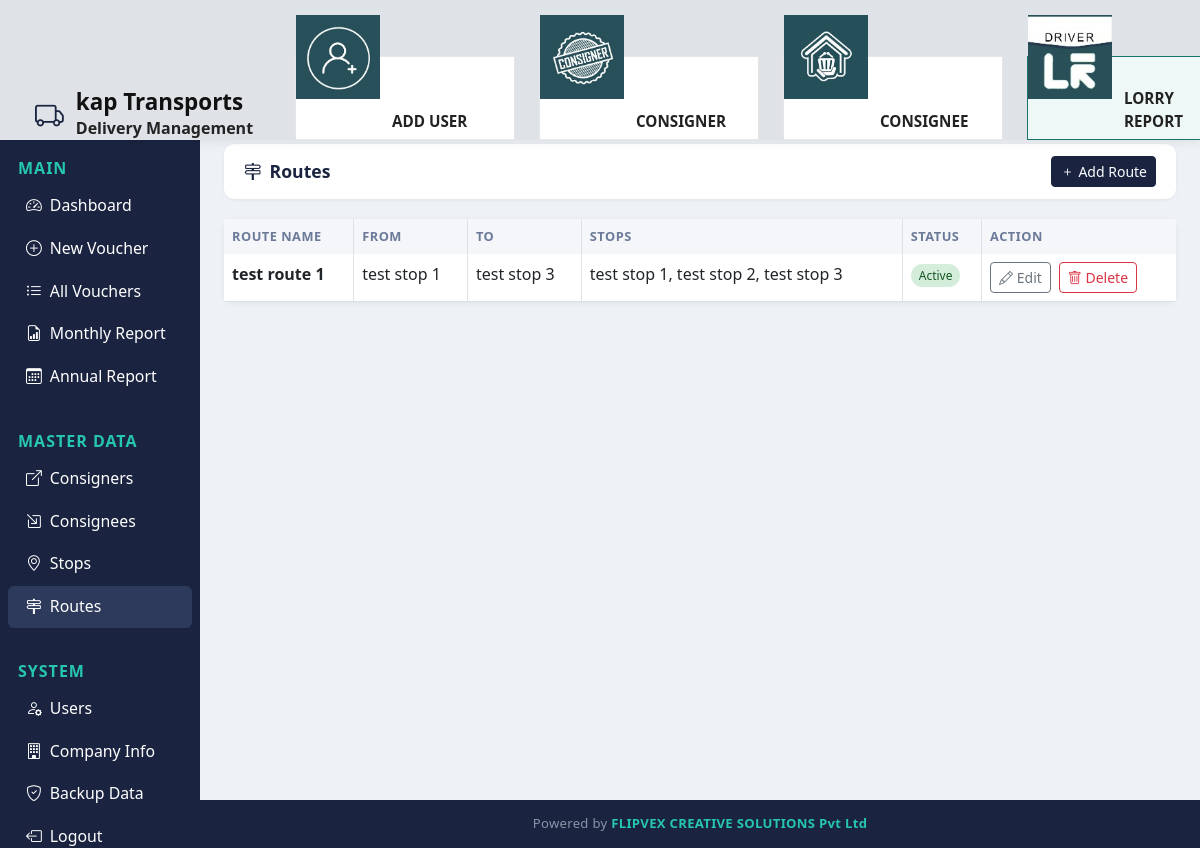
Page /routes/ (signed in) on the committed database.
### transport/models.py (models this page shows, shortened)
class CompanyProfile(models.Model):
    name = models.CharField(max_length=200, default='TRANSPORTS COMPANY_name here')
    address_line_1 = models.CharField(max_length=200, default='Address_line1_here')
    address_line_2 = models.CharField(max_length=200, default='Address_line 2_here')
    gst_no = models.CharField(max_length=30, default='gst_number_here')
    mobile_1 = models.CharField(max_length=20, default='mobile_no_1 here')
    mobile_2 = models.CharField(max_length=20, blank=True, default='mobile_number_2 here')
    class Meta:
        verbose_name = 'Company Profile'
        verbose_name_plural = 'Company Profile'
    @classmethod
    def load(cls):
        obj, _ = cls.objects.get_or_create(pk=1)
        return obj

class Route(models.Model):
    name = models.CharField(max_length=200)
    from_stop = models.ForeignKey(Stop, on_delete=models.PROTECT, related_name='routes_from', null=True, blank=True)
    to_stop = models.ForeignKey(Stop, on_delete=models.PROTECT, related_name='routes_to', null=True, blank=True)
    stops = models.ManyToManyField(Stop, related_name='routes', blank=True)
    active = models.BooleanField(default=True)
    created_at = models.DateTimeField(auto_now_add=True)
    class Meta:
        ordering = ['name']
    @property
    def locations_display(self):
        stops = list(self.stops.all())
        if stops:
            return ", ".join(stop.name for stop in stops)
        endpoints = [stop.name for stop in [self.from_stop, self.to_stop] if stop]
        return ", ".join(endpoints)

class Stop(models.Model):
    name = models.CharField(max_length=200, unique=True)
    active = models.BooleanField(default=True)
    created_at = models.DateTimeField(auto_now_add=True)
    class Meta:
        ordering = ['name']
    def __str__(self):
        return self.name

### transport/views.py (the view)
# urls.py: path('routes/', views.route_list, name='route_list'),
@login_required
def route_list(request):
    routes_all = Route.objects.select_related('from_stop', 'to_stop').prefetch_related('stops')
    paginator = Paginator(routes_all, 10)
    page_number = request.GET.get('page')
    routes = paginator.get_page(page_number)
    return render(request, 'transport/route_list.html', {'routes': routes, 'company': CompanyProfile.load()})

### templates/transport/route_list.html (shortened to what this page needs)
{% extends 'transport/base.html' %}
{% block content %}
<div class="topbar no-print">
  <h5 class="page-title"><i class="bi bi-signpost-2 me-2"></i>Routes</h5>
  <a href="{% url 'route_add' %}" class="btn btn-primary btn-sm"><i class="bi bi-plus me-1"></i>Add Route</a>
</div>
<div class="card">
  <div class="card-body p-0">
    <table class="table table-hover mb-0">
      <thead><tr><th>Route Name</th><th>From</th><th>To</th><th>Stops</th><th>Status</th><th>Action</th></tr></thead>
      <tbody>
      {% for r in routes %}
      <tr>
        <td><strong>{{ r.name }}</strong></td>
        <td>{{ r.from_stop|default:"-" }}</td>
        <td>{{ r.to_stop|default:"-" }}</td>
        <td>{{ r.locations_display|default:"-" }}</td>
        <td>{% if r.active %}<span class="badge-active">Active</span>{% else %}<span class="badge-inactive">Inactive</span>{% endif %}</td>
        <td>
          <div class="d-flex gap-2">
            <a href="{% url 'route_edit' r.pk %}" class="btn btn-sm btn-outline-secondary"><i class="bi bi-pencil"></i> Edit</a>
            {% if request.user.is_staff %}
            <form method="post" action="{% url 'route_delete' r.pk %}" onsubmit="return confirm('Delete route {{ r.name }}?');">
              <button type="submit" class="btn btn-sm btn-outline-danger"><i class="bi bi-trash"></i> Delete</button>
            </form>
            {% endif %}
          </div>
        </td>
      </tr>
      {% empty %}<tr><td colspan="6" class="text-center text-muted py-4">No routes yet.</td></tr>
      {% endfor %}
      </tbody>
    </table>
  </div>
</div>
{% endblock %}

### templates/transport/base.html (shortened to what this page needs)
{% load static %}
<!DOCTYPE html>
<html lang="en">
<head>
<link href="https://cdn.jsdelivr.net/npm/bootstrap@5.3.0/dist/css/bootstrap.min.css" rel="stylesheet">
<link href="https://cdn.jsdelivr.net/npm/bootstrap-icons@1.11.0/font/bootstrap-icons.css" rel="stylesheet">
</head>
<body>
{% if user.is_authenticated %}
<div class="top-header">
  <div class="brand-section">
    <i class="bi bi-truck brand-icon"></i>
    <div>
      <h5>{{company.name}}</h5>
      <small>Delivery Management</small>
    </div>
  </div>
  <div class="icon-cards">
    {% if user.is_staff %}
    <a href="{% url 'user_add' %}" class="icon-card {% if 'user' in request.resolver_match.url_name %}icon-active{% endif %}">
      <img src="{% static 'images/add_user.jpeg' %}" alt="Consigner">
      <span class="icon-label">Add User</span>
    </a>
    {% endif %}
    <a href="{% url 'consigner_list' %}" class="icon-card {% if 'consigner' in request.resolver_match.url_name %}icon-active{% endif %}">
      <img src="{% static 'images/consigners.jpeg' %}" alt="Consigner">
      <span class="icon-label">Consigner</span>
    </a>
    <a href="{% url 'consignee_list' %}" class="icon-card {% if 'consignee' in request.resolver_match.url_name %}icon-active{% endif %}">
      <img src="{% static 'images/dashboard.jpeg' %}" alt="Consignee">
      <span class="icon-label">Consignee</span>
    </a>
    <a href="{% url 'monthly_report' %}" class="icon-card {% if 'route' in request.resolver_match.url_name %}icon-active{% endif %}">
      <img src="{% static 'images/routes.jpeg' %}" alt="Routes">
      <span class="icon-label">Lorry Report</span>
    </a>
  </div>
</div>
<div class="sidebar">
  <div class="section-label">Main</div>
  <a href="{% url 'dashboard' %}" class="nav-link {% if request.resolver_match.url_name == 'dashboard' %}active{% endif %}"><i class="bi bi-speedometer2 me-2"></i>Dashboard</a>
  <a href="{% url 'voucher_add' %}" class="nav-link {% if request.resolver_match.url_name == 'voucher_add' %}active{% endif %}"><i class="bi bi-plus-circle me-2"></i>New Voucher</a>
  <a href="{% url 'voucher_list' %}" class="nav-link {% if request.resolver_match.url_name == 'voucher_list' %}active{% endif %}"><i class="bi bi-list-ul me-2"></i>All Vouchers</a>
  <a href="{% url 'monthly_report' %}" class="nav-link {% if request.resolver_match.url_name == 'monthly_report' %}active{% endif %}"><i class="bi bi-file-earmark-bar-graph me-2"></i>Monthly Report</a>
  <a href="{% url 'annual_report' %}" class="nav-link {% if request.resolver_match.url_name == 'annual_report' %}active{% endif %}"><i class="bi bi-calendar3 me-2"></i>Annual Report</a>
  <div class="section-label">Master Data</div>
  <a href="{% url 'consigner_list' %}" class="nav-link {% if 'consigner' in request.resolver_match.url_name %}active{% endif %}"><i class="bi bi-box-arrow-up-right me-2"></i>Consigners</a>
  <a href="{% url 'consignee_list' %}" class="nav-link {% if 'consignee' in request.resolver_match.url_name %}active{% endif %}"><i class="bi bi-box-arrow-in-down-right me-2"></i>Consignees</a>
  <a href="{% url 'stop_list' %}" class="nav-link {% if 'stop' in request.resolver_match.url_name %}active{% endif %}"><i class="bi bi-geo-alt me-2"></i>Stops</a>
  <a href="{% url 'route_list' %}" class="nav-link {% if 'route' in request.resolver_match.url_name %}active{% endif %}"><i class="bi bi-signpost-2 me-2"></i>Routes</a>
  <div class="section-label">System</div>
  {% if user.is_staff %}
  <a href="{% url 'user_list' %}" class="nav-link {% if 'user' in request.resolver_match.url_name %}active{% endif %}"><i class="bi bi-person-gear me-2"></i>Users</a>
  <a href="{% url 'company_about' %}" class="nav-link {% if request.resolver_match.url_name == 'company_about' %}active{% endif %}"><i class="bi bi-building me-2"></i>Company Info</a>
  {% endif %}
  <a href="{% url 'backup_db' %}" class="nav-link"><i class="bi bi-shield-check me-2"></i>Backup Data</a>
  <a href="{% url 'logout' %}" class="nav-link"><i class="bi bi-box-arrow-left me-2"></i>Logout ({{ user.username }})</a>
</div>
{% endif %}
<div class="{% if user.is_authenticated %}main-content{% else %}container mt-5{% endif %}">
{% block content %}{% endblock %}
</div>
{% if user.is_authenticated %}
<footer class="site-footer">
  Powered by <span>FLIPVEX CREATIVE SOLUTIONS Pvt Ltd</span>
</footer>
{% endif %}
</body>
</html>

### templates/transport/base.html (style rules this page uses)
body { font-family:'Segoe UI',sans-serif; margin:0; background:#eef1f5; }
.top-header { position:fixed; top:0; left:0; right:0; z-index:110; height:140px; background:#dfe3e8; display:flex; align-items:flex-end; padding:50px 35px 0; box-shadow:0 2px 10px rgba(0,0,0,.08); }
.top-header .brand-section { display:flex; align-items:center; gap:12px; min-width:220px; }
.top-header .brand-section .brand-icon { font-size:1.8rem; color:#1a2340; }
.top-header .brand-section h5 { margin:0; font-weight:700; font-size:1.4rem; color:#111; }
.top-header .brand-section small { display:block; color:#222; font-size:1rem; font-weight:600; }
.top-header .icon-cards { flex:1; display:flex; justify-content:space-evenly; align-items:center; gap:24px; margin-left:40px; }
.icon-card { width:220px; height:84px; background:#fff; border:1px solid #e6e6e6; border-radius:0; display:flex; align-items:flex-end; justify-content:flex-start; text-decoration:none; color:#222; overflow:visible; transition:.2s; position:relative; }
.icon-card.icon-active { border-color:#1a7367; background:#eef8f6; }
.icon-card img { width:84px; height:84px; object-fit:cover; flex-shrink:0; border-radius:0; position:absolute; top:-42px; left:0; }
.icon-card .icon-label { margin-left:96px; padding:0 14px 6px 0; font-size:.95rem; font-weight:700; text-transform:uppercase; letter-spacing:0; color:inherit; }
.sidebar { width:200px; position:fixed; top:120px; left:0; bottom:0; background:#1a2340; z-index:100; overflow-y:auto; padding-top:6px; }
.sidebar .nav-link { color:#ffffff; padding:9px 18px; border-radius:6px; margin:1px 8px; font-size:.99rem; display:block; text-decoration:none; }
.sidebar .nav-link:hover, .sidebar .nav-link.active { background:#2d3a5c; color:#fff; }
.sidebar .nav-link i { width:20px; }
.sidebar .section-label { color:#26c6b0; font-size:1.0rem; text-transform:uppercase; letter-spacing:1px; padding:30px 18px 4px; font-weight:600; }
.main-content { margin-left:200px; margin-top:120px; padding:24px; min-height:calc(100vh - 120px); }
.topbar { background:#fff; border-radius:10px; padding:12px 20px; margin-bottom:20px; display:flex; align-items:center; justify-content:space-between; box-shadow:0 1px 4px rgba(0,0,0,.06); }
.topbar .page-title { font-weight:600; font-size:1.1rem; color:#1a2340; margin:0; }
.card { border:none; border-radius:10px; box-shadow:0 1px 6px rgba(0,0,0,.07); }
.btn-primary { background:#1a2340; border-color:#1a2340; }
.table thead th { background:#f4f6f9; font-size:.8rem; text-transform:uppercase; letter-spacing:.5px; color:#6b7a99; border:none; border-right:1px solid #dee2e6; }
.table thead th:last-child { border-right:none; }
.table tbody td { border-right:1px solid #dee2e6; }
.table tbody td:last-child { border-right:none; }
.badge-active { background:#d4edda; color:#155724; font-size:.75rem; padding:3px 8px; border-radius:20px; }
.site-footer { margin-left:200px; background:#1a2340; color:#8a94a8; text-align:center; padding:14px 20px; font-size:.82rem; letter-spacing:.3px; }
.site-footer span { color:#26c6b0; font-weight:600; }

### rows in the picture
CompanyProfile: name "kap Transports"
Route: name "test route 1", from_stop "test stop 1", to_stop "test stop 3", locations_display "test stop 1, test stop 2, test stop 3", active "Active"
